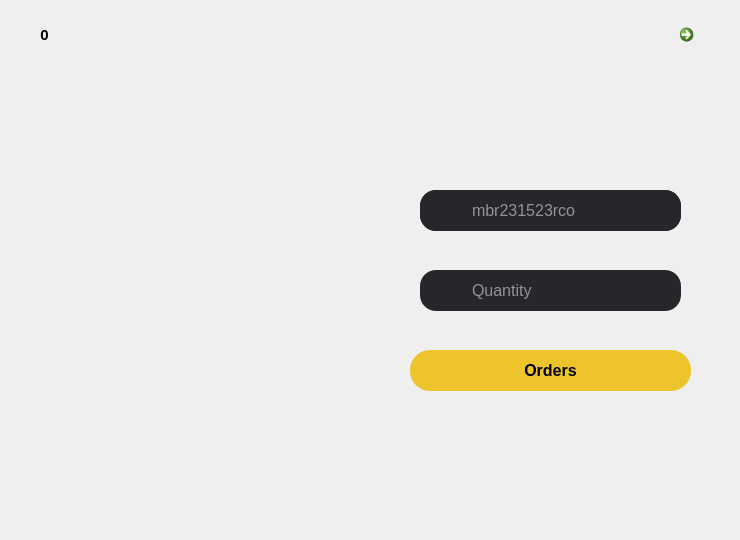
       <widget class="QWidget" name="page_6">
        <widget class="QLabel" name="label_25">
         <property name="geometry">
          <rect>
           <x>0</x>
           <y>0</y>
           <width>731</width>
           <height>531</height>
          </rect>
         </property>
         <property name="text">
          <string/>
         </property>
         <property name="pixmap">
          <pixmap resource="../images/source.qrc">:/Images/pesanan_Caffè Americano.png</pixmap>
         </property>
         <property name="scaledContents">
          <bool>true</bool>
         </property>
        </widget>
        <widget class="QLineEdit" name="lineEdit">
         <property name="geometry">
          <rect>
           <x>420</x>
           <y>190</y>
           <width>261</width>
           <height>41</height>
          </rect>
         </property>
         <property name="font">
          <font>
           <family>Arial</family>
           <pointsize>12</pointsize>
          </font>
         </property>
         <property name="styleSheet">
          <string notr="true">background-color:rgba(38, 39, 42, 1);
border-radius: 16px;
padding-left:50px;
color:white;</string>
         </property>
         <property name="text">
          <string/>
         </property>
         <property name="placeholderText">
          <string>mbr231523rco</string>
         </property>
        </widget>
        <widget class="QLabel" name="label_26">
         <property name="geometry">
          <rect>
           <x>430</x>
           <y>195</y>
           <width>31</width>
           <height>31</height>
          </rect>
         </property>
         <property name="styleSheet">
          <string notr="true">backround-color:rgba(82, 82, 82, 1);</string>
         </property>
         <property name="text">
          <string/>
         </property>
         <property name="pixmap">
          <pixmap resource="../images/source.qrc">:/Images/member.png</pixmap>
         </property>
         <property name="scaledContents">
          <bool>true</bool>
         </property>
        </widget>
        <widget class="QLineEdit" name="lineEdit_3">
         <property name="geometry">
          <rect>
           <x>420</x>
           <y>270</y>
           <width>261</width>
           <height>41</height>
          </rect>
         </property>
         <property name="font">
          <font>
           <family>Arial</family>
           <pointsize>12</pointsize>
          </font>
         </property>
         <property name="styleSheet">
          <string notr="true">background-color:rgba(38, 39, 42, 1);
border-radius: 16px;
padding-left:50px;
color:white;</string>
         </property>
         <property name="text">
          <string/>
         </property>
         <property name="placeholderText">
          <string>Quantity</string>
         </property>
        </widget>
        <widget class="QLabel" name="label_34">
         <property name="geometry">
          <rect>
           <x>430</x>
           <y>274</y>
           <width>31</width>
           <height>31</height>
          </rect>
         </property>
         <property name="styleSheet">
          <string notr="true">backround-color:rgba(82, 82, 82, 1);</string>
         </property>
         <property name="text">
          <string/>
         </property>
         <property name="pixmap">
          <pixmap resource="../images/source.qrc">:/Images/quantity.png</pixmap>
         </property>
         <property name="scaledContents">
          <bool>true</bool>
         </property>
        </widget>
        <widget class="QCommandLinkButton" name="commandLinkButton_4">
         <property name="geometry">
          <rect>
           <x>672</x>
           <y>17</y>
           <width>41</width>
           <height>41</height>
          </rect>
         </property>
         <property name="text">
          <string/>
         </property>
         <property name="icon">
          <iconset resource="../images/source.qrc">
           <normaloff>:/Images/close.png</normaloff>:/Images/close.png</iconset>
         </property>
         <property name="iconSize">
          <size>
           <width>30</width>
           <height>30</height>
          </size>
         </property>
        </widget>
        <widget class="QLineEdit" name="lineEdit_6">
         <property name="geometry">
          <rect>
           <x>420</x>
           <y>190</y>
           <width>261</width>
           <height>41</height>
          </rect>
         </property>
         <property name="font">
          <font>
           <family>Arial</family>
           <pointsize>12</pointsize>
          </font>
         </property>
         <property name="styleSheet">
          <string notr="true">background-color:rgba(38, 39, 42, 1);
border-radius: 16px;
padding-left:50px;
color:white;</string>
         </property>
         <property name="text">
          <string/>
         </property>
         <property name="placeholderText">
          <string>mbr231523rco</string>
         </property>
        </widget>
        <widget class="QPushButton" name="pushButton_6">
         <property name="geometry">
          <rect>
           <x>410</x>
           <y>350</y>
           <width>281</width>
           <height>41</height>
          </rect>
         </property>
         <property name="font">
          <font>
           <family>Arial</family>
           <pointsize>12</pointsize>
           <weight>75</weight>
           <bold>true</bold>
          </font>
         </property>
         <property name="styleSheet">
          <string notr="true">QPushButton{
background-color:rgba(237, 196, 44, 1);
color:black;
border-radius:20px;
}

QPushButton:pressed {
      color: white;
    background-color:black;
    color:rgba(237, 196, 44, 1);
}</string>
         </property>
         <property name="text">
          <string>Orders</string>
         </property>
        </widget>
        <widget class="QLabel" name="label_68">
         <property name="geometry">
          <rect>
           <x>20</x>
           <y>10</y>
           <width>51</width>
           <height>51</height>
          </rect>
         </property>
         <property name="text">
          <string/>
         </property>
         <property name="pixmap">
          <pixmap resource="../images/source.qrc">:/Images/lingkaran.png</pixmap>
         </property>
        </widget>
        <widget class="QLabel" name="label_69">
         <property name="geometry">
          <rect>
           <x>29</x>
           <y>27</y>
           <width>31</width>
           <height>16</height>
          </rect>
         </property>
         <property name="font">
          <font>
           <pointsize>11</pointsize>
           <weight>75</weight>
           <bold>true</bold>
          </font>
         </property>
         <property name="text">
          <string>0</string>
         </property>
         <property name="alignment">
          <set>Qt::AlignCenter</set>
         </property>
        </widget>
        <zorder>label_25</zorder>
        <zorder>pushButton_6</zorder>
        <zorder>commandLinkButton_4</zorder>
        <zorder>lineEdit_6</zorder>
        <zorder>lineEdit</zorder>
        <zorder>lineEdit_3</zorder>
        <zorder>label_34</zorder>
        <zorder>label_26</zorder>
        <zorder>label_68</zorder>
        <zorder>label_69</zorder>
       </widget>
